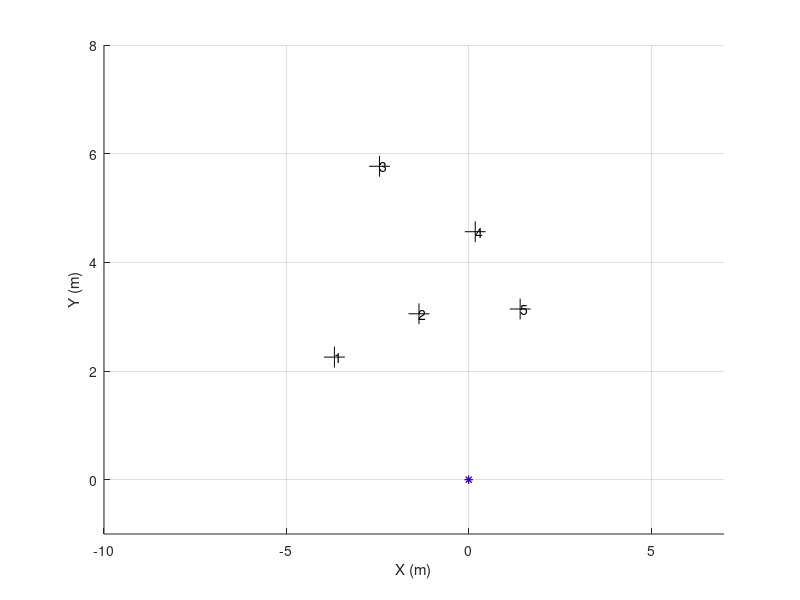

This chart was generated by the following MATLAB code: (Note: this script raises an error after producing the figure.)
% Author: Po-Heng Chen , Z5014392
% 11/04/2018   Wednesday    Week9
% Program: Solution for AAS, S1.2018, Project03.Part3
% ======================== Main function ==================================
function MyProgram()
    clear ; clc() ; close all;
    load('Speed_dataC.mat') ; load('IMU_dataC.mat') ; load('Laser__2C.mat') ;
    
    % Storing value.......................................................
    N_imu = Vel.N;
    speed = Vel.speeds;
    times_imu = double(Vel.times)/10000;
    times_imu = times_imu - times_imu(1);
    
    N_laser = dataL.N;
    times_laser = double(dataL.times)/10000;
    times_laser = times_laser - times_laser(1);
    
    % Initilize plotting...................................................
    figure(8) ; clf() ; hold on ; grid on ; zoom on ;
    xlabel('X (m)') ; ylabel('Y (m)') ; axis([-10 7 -1 8]) ;
    
    MyGUIHandle.handle3 = plot(0,0,'k+','MarkerSize',15); % landmark
    
    MyGUIHandle.handle1 = quiver3(0,0,0,0,'Color','r','LineWidth',2); % robot position
    MyGUIHandle.handle2 = plot(0,0,'r*','MarkerSize',6); % obstacle
%     MyGUIHandle.handle0 = plot(0,0,'m.');
    
    MyGUIHandle.handle89 = quiver3(0,0,0,0,'Color','b','LineWidth',2); % robot position
    MyGUIHandle.handle88 = plot(0,0,'b*','MarkerSize',6); % obstacle
%     MyGUIHandle.handle87 = plot(0,0,'.');
    
    MyGUIHandle.handle6  = title('');      % empty title (update synchronizly with pole update)
    MyGUIHandle.handle7  = text(0,0,'');
    MyGUIHandle.handle8  = text(0,0,'');
    MyGUIHandle.handle9  = text(0,0,'');
    MyGUIHandle.handle10 = text(0,0,'');
    MyGUIHandle.handle11 = text(0,0,'');
figure(55) ;
%     MyGUIHandle.handle65 = plot(0,0,'b.');
    % Manage yaw_rate bias.................................................
    ii = times_imu < 20 ;
    bias = mean(IMU.DATAf(6,ii)) ;
    yaw_rate = IMU.DATAf(6,:) ;
    yaw_rate1 = IMU.DATAf(6,:) - bias ;
%% ================================= EKF Initialise======================
    % Declare standard deviation of the error .............................
stdDevGyro = 1.5*pi/180 ;        
stdDevSpeed = 0.05 ; 
sdev_rangeMeasurement = 0.15 ; 
sdev_BearingMeasurment = 1*pi/180;
    
Xe_History= zeros(4,N_imu-1) ; 
Xe = [ 0; 0; pi/2 ;0] ;
Xe_History(:,1) = Xe ;

d = 0.46;
P = zeros(4,4) ; P(4,4) = (2*pi/180)^2; 

Q_Process_Model = diag( [ (0.01)^2 ,(0.01)^2 , (1*pi/180)^2,0]) ; % Q_model 
Q_Input = diag([ stdDevSpeed*stdDevSpeed , stdDevGyro*stdDevGyro]);
% ========================================================================

    Xdr = zeros(4,N_imu-1);
    Xdr(:,1) = [0 0 pi/2 0]; 

    j = 1;             % Index of Laser Scan
    for i = 1:N_imu-1  % Index of Vehicel Pose
        Dt = times_imu(i+1)-times_imu(i);
        Xdr(:,i+1) = PredictVehiclePose(Xdr(:,i), yaw_rate1(i), speed(i) ,Dt);
 %%  Landmark 
        if j == 1
            landmark = ProcessFirstScan( dataL.Scans(:,j), MyGUIHandle, j, Xdr(:,i) ); 
            v = 0;
            [OOIs] = ProcessScan( dataL.Scans(:,j), MyGUIHandle, j, Xdr(:,i), landmark ,v);
        end
 %% Laser 
        if times_imu(i) > times_laser(j) && j < N_laser
            v = 1;
            [OOIs] = ProcessScan( dataL.Scans(:,j), MyGUIHandle, j, Xdr(:,i), landmark, v );
            v = 2;
            ProcessScan( dataL.Scans(:,j), MyGUIHandle, j, Xe, landmark, v );
            j = j + 1 ; 
            pause(0.01) ;
        end
 %% EKF
            % Jacobian matrix of model
            J = [ [ 1,  0,  -Dt*speed(i)*sin(Xe(3))  , 0] ; 
                  [ 0,  1,   Dt*speed(i)*cos(Xe(3))  , 0] ;    
                  [ 0,  0,      1                    , Dt*(-1) ] ;
                  [ 0,  0,      0                    , 1 ]] ; 
            % Jacobian matrix of input
           Jn = [ [ Dt*cos(Xe(3)), 0 ] ; 
                  [ Dt*sin(Xe(3)), 0 ] ;    
                  [     0         , Dt ] ;
                  [     0         , 0  ] ];      
            % 
            Q = Dt^2*Q_Process_Model + Jn*Q_Input*Jn';
            % new covariance, P(K+1|K) = J*P(K|K)*J'+Q ;
            P = J*P*J'+ Q ;
            
            % ===== Prediction =====
            Xe = PredictVehiclePose(Xe,yaw_rate(i),speed(i),Dt) ;
            Xe = Xe';
            
            [MasuredRanges, MasuredBearings] = MeasurementsFromLocalFrame(OOIs);
            
            if OOIs.N > 0
                for u = 1:length(OOIs.ID)
                    ID = OOIs.ID(u);
                    % some auxiliary variables.
                    eDX = landmark.Centers(1,ID) - Xe(1) - d*cos(Xe(3));      % (xu-x)
                    eDY = landmark.Centers(2,ID) - Xe(2) - d*sin(Xe(3));      % (yu-y)
                    eDD = sqrt( eDX*eDX + eDY*eDY ) ; %   so : sqrt( (xu-x)^2+(yu-y)^2 ) 
                    ExpectedRange = eDD ;
                    ExpectedBearing = (atan2(eDY,eDX)) - Xe(3) + pi/2 ;
                    
                    H = [  -eDX/eDD , -eDY/eDD      , 0  , 0 ;
                         eDY/(eDD^2), -eDX/(eDD^2)  ,-1  , 0 ] ;   % Jacobian of h(X); size 2x4
                    
                    z = [ MasuredRanges(u) - ExpectedRange ; 
                        MasuredBearings(u) - ExpectedBearing ];
                    z(2) = wrapToPi(z(2));
                        
                    R = [ sdev_rangeMeasurement*sdev_rangeMeasurement,       0;
                              0,    sdev_BearingMeasurment*sdev_BearingMeasurment];
                    
                    % === Intermediate step ===
                    S = R + H*P*H';
                    iS = inv(S);
                    K = P*H'*iS ;
                    % ===== Observation =====
                    % update the  expected value
                    Xe = Xe + K*z ;   
                    % update the  Covariance % i.e. "P = P-P*H'*iS*H*P"  )
                    P = P - K*H*P ;       
                end
            end
            Xe_History(:,i) = Xe ;
%             set(MyGUIHandle.handle65,'xdata',i,'ydata',Xe_History(4,:));
            % =======================================
            PlotPose( Xdr, Xe_History,MyGUIHandle, i, N_imu ); % plot it synchornizly with scan will loop faster
    end
return
end

% =========================================================================
function [ranges,bearings] = MeasurementsFromLocalFrame(OOIs)
    ID = OOIs.ID;
    X = [0 0 pi/2];
    if OOIs.N > 0
        dx = OOIs.Centers(1,:) - X(1);
        dy = OOIs.Centers(2,:) - X(2);
        ranges = sqrt((dx.*dx + dy.*dy));
        bearings = atan2(dy,dx) - X(3) + pi/2 ;
%         IDs = [1 : GOOIs.N];
    else
        IDs=[];ranges=[];bearings=[];
    end;
return ;
end

% ======================== Process Laser ==================================
function landmark = ProcessFirstScan(scan,mh,j,Pose)
mask1FFF = uint16(2^13-1);
maskE000 = bitshift(uint16(7),13); % shift 0111 to left 13 bits

intensities = bitand(scan,maskE000);
ranges = single(bitand(scan,mask1FFF))*0.01; 

% Transfer Polar form to Cartesian form
angles = [0:360]'*0.5* pi/180 ;       
X = -cos(angles).*ranges;
Y = sin(angles).*ranges;

landmark = ExtractOOIs(ranges,intensities, X, Y);
L = 0.46;

    if landmark.N < 1,  return ; end;
    landmark_HR = find(landmark.Color~=0);
%   landmark.Centers(1,landmark_HR);
    landmark.Centers(2,landmark_HR) = landmark.Centers(2,landmark_HR) + L;
    set(mh.handle3,'xdata',landmark.Centers(1,landmark_HR) ,'ydata',landmark.Centers(2,landmark_HR) );
return;
end

function [OOIs] = ProcessScan(scan,mh,j,Pose,landmark,v)
mask1FFF = uint16(2^13-1);
maskE000 = bitshift(uint16(7),13)  ; % shift 0111 to left 13 bits

intensities = bitand(scan,maskE000);
ranges    = single(bitand(scan,mask1FFF))*0.01; 

% Transfer Polar form to Cartesian form
angles = [0:360]'*0.5* pi/180 ;       
X = -cos(angles).*ranges;
Y = sin(angles).*ranges;  

OOIs = ExtractOOIs(ranges,intensities, X, Y) ;
 if OOIs.N > 0
    OOIs = PlotOOIs(mh,OOIs,intensities,j,Pose,v); % Obtain Global coordinate
    OOIs = PrintID(mh,OOIs,landmark); % Data association to obtain right OOIs
 else
    OOIs.ID = [];
 end
return;
end

function r = ExtractOOIs(ranges,intensities,X,Y)
    r.N = 0;
    r.Centers = [];
    r.Sizes   = []; % diameter
    r.Color = [];
    count = 0;

    for i = 1:length(ranges)-1
        if abs(ranges(i)-ranges(i+1)) > 0.05 
            x = mean(X((i-count):i));
            y = mean(Y((i-count):i));
            diameter = sqrt((X(i-count)-X(i))^2+(Y(i-count)-Y(i))^2);
            
            color = 0;
            if sum(intensities((i-count):i))~=0, color = 1; end
            
            if  diameter <= 0.2 && diameter >= 0.05 && color == 1
                if isempty(r.Centers)       %If value is empty
                    r.Centers(1,:) = x;
                    r.Centers(2,:) = y;
                    r.Color = color;
                    r.Sizes = diameter;
                else
                    r.Centers = [r.Centers(1,:),x;r.Centers(2,:),y];
                    r.Color = [r.Color,color];
                    r.Sizes = [r.Sizes,diameter];
                end
                r.N = r.N + 1;
            end
            count = 0;    
        else
            count = count + 1;
        end
    end
 return;
end

% Return OOIs as global frame
function OOIs = PlotOOIs(mh,OOIs,intensities,i,Pose,v) 
    if OOIs.N<1,  return ; end;
    OOIs_HR = find(OOIs.Color~=0);
    
    L = 0.46;
    xx = OOIs.Centers(1,OOIs_HR);
    yy = OOIs.Centers(2,OOIs_HR) + L;
    
    % Rotation
    heading = Pose(3);
    rotate = heading - pi/2 ; %disp(rotate);
    x = xx*cos(rotate)-yy*sin(rotate);
    y = xx*sin(rotate)+yy*cos(rotate);
    
    % Translation
    x = x + Pose(1);
    y = y + Pose(2);
    
    % return global coordinate
    OOIs.Centers(3:4,:) = [x;y];
    
    if v == 1, 
        set(mh.handle2,'xdata',x ,'ydata',y ); % OOIs (dr)
    elseif v == 2, 
        set(mh.handle88,'xdata',x ,'ydata',y ); % OOIs (ekf)
    else
        % landmark
    end
    
return;
end

function OOIs = PrintID(mh,OOIs,landmark)
    abc = [];
    tempCenter = [];
    for k = 1:OOIs.N % start with certain ooi(green plot)
        
        min = 0.4;
        index = 0;
        for h = 1:landmark.N % check the distance with each landmark respectively
            
            temp = pdist([landmark.Centers(:,h)'; OOIs.Centers(3:4,k)']);
            if temp < min 
               min = temp;
               index = h;
               if isempty(tempCenter)
                   tempCenter = OOIs.Centers(:,k);
               else
                   tempCenter = [tempCenter,OOIs.Centers(:,k)];
               end
            end
        end
        
        if index~=0, abc = real([abc,index]);end 
        
    end
    OOIs.Centers = tempCenter;
    if ~isempty(abc)
       if sum(ismember(abc,1))==1
           set(mh.handle7,'Position',[double(landmark.Centers(1,1)),double(landmark.Centers(2,1))],'String',1); 
       else 
           set(mh.handle7,'Position',[0,0],'String',0);
       end
       if sum(ismember(abc,2))==1
           set(mh.handle8,'Position',[double(landmark.Centers(1,2)),double(landmark.Centers(2,2))],'String',2); 
       else 
           set(mh.handle8,'Position',[0,0],'String',0);
       end
       if sum(ismember(abc,3))==1
           set(mh.handle9,'Position',[double(landmark.Centers(1,3)),double(landmark.Centers(2,3))],'String',3); 
       else 
           set(mh.handle9,'Position',[0,0],'String',0);
       end
       if sum(ismember(abc,4))==1
           set(mh.handle10,'Position',[double(landmark.Centers(1,4)),double(landmark.Centers(2,4))],'String',4); 
       else 
           set(mh.handle10,'Position',[0,0],'String',0);
       end
       if sum(ismember(abc,5))==1
           set(mh.handle11,'Position',[double(landmark.Centers(1,5)),double(landmark.Centers(2,5))],'String',5); 
       else 
           set(mh.handle11,'Position',[0,0],'String',0);
       end
    end
    OOIs.ID = abc;
    OOIs.N = length(abc);
return;
end
% ========================= Process Vehicle ===============================
function X = PredictVehiclePose(X0,yaw_rate,speed,dt)
    dL = dt*speed ;
    X(3) = X0(3) + dt * [(-yaw_rate)-X0(4)]; % yawA = -yawB
    X(1:2) = X0(1:2) + dL*[ cos(X0(3));sin(X0(3))] ;
    X(4) = X0(4);
return ;
end

function PlotPose(Xdr, Xe_History, mh, i, N_imu)
    L = 0.46;
    s = sprintf('(Dynamic plotting...)\nShowing scan #[%d]/[%d]\r',i,N_imu);
    set(mh.handle6,'string',s);
    
%     set(mh.handle0,'xdata',Xdr(1,:),'ydata',Xdr(2,:)); 
    set(mh.handle1,'xdata',Xdr(1,i),'ydata',Xdr(2,i),'udata',L * cos(Xdr(3,i)),'vdata',L * sin(Xdr(3,i)));

%     set(mh.handle87,'xdata',Xe_History(1,:),'ydata',Xe_History(2,:));  
    set(mh.handle89,'xdata',Xe_History(1,i),'ydata',Xe_History(2,i),'udata',L * cos(Xe_History(3,i)),'vdata',L * sin(Xe_History(3,i)));    
end
% =========================================================================
% =========================================================================
% =========================================================================

% =================== Vehicle plot (different way) ========================
%     MyGUIHandle.handle1 = line(0,0,'Color','magenta','LineWidth',2); % robot position

%     x = [Pose(1,i) Pose(1,i) + (speed(i)+scale) * cos(Pose(3,i))];
%     y = [Pose(2,i) Pose(2,i) + (speed(i)+scale) * sin(Pose(3,i))];
%     set(mh.handle1,'xdata',x ,'ydata',y);

%   set(mh.handle1,'xdata',Pose(1,i) ,'ydata',Pose(2,i) );
%   set(mh.handle1,'xdata',Pose(1,:) ,'ydata',Pose(2,:) );

% ========================== Local plot ===================================
%     MyGUIHandle.handle4 = plot(0,0,'b.'); % all scan
%     MyGUIHandle.handle5 = plot(0,0,'r*'); % bright OOIs
    